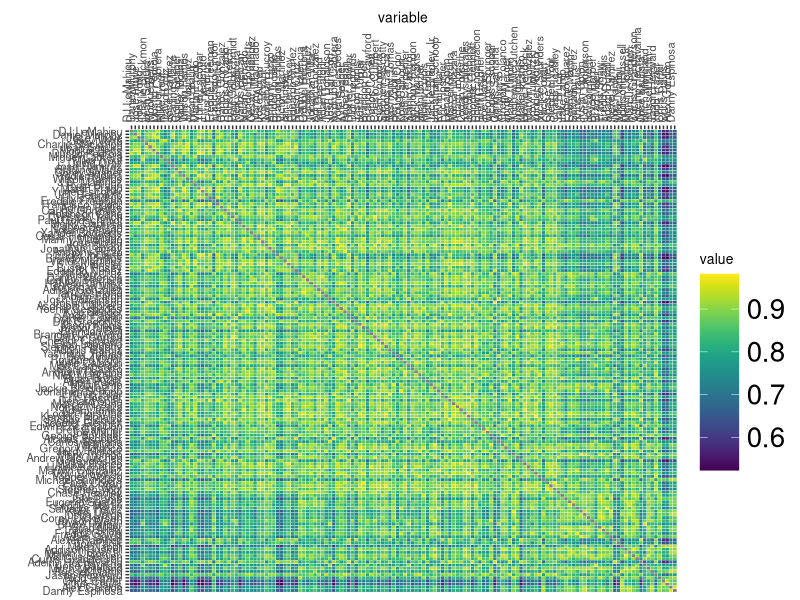

Generate this figure with R:
#puts the data in a data frame
batterraw<-read.csv("batterdata.csv")
# you need all these extra packages. if you have not used these before, you have to install them first with install.packages("nameofpackage") 
library(dplyr)
library(ggplot2)
library(reshape2)
library(viridis)

#changing the messed up name label
names(batterraw)[1]<-"name"
#making this not a factor, because that causes problems
batterraw$name<-as.character(batterraw$name)
#picking out the parameters I'm interested in
batterraw<- batterraw %>% select(name,PA,X1B,X2B,X3B,HR,BB,SO)
# for the loops, later
n=length(batterraw$name)

# translating to overall rates
batterraw$X1Brate<-batterraw$X1B/batterraw$PA
batterraw$X2Brate<-batterraw$X2B/batterraw$PA
batterraw$X3Brate<-batterraw$X3B/batterraw$PA
batterraw$HRrate<-batterraw$HR/batterraw$PA
batterraw$BBrate<-batterraw$BB/batterraw$PA
batterraw$SOrate<-batterraw$SO/batterraw$PA
batterrate<-batterraw %>% select(name,X1Brate,X2Brate,X3Brate,HRrate,BBrate,SOrate)

# for the loops, later
batterrate$key<-c(1:n)

#setting up data frames for loops
results<-cbind.data.frame(batterrate$name)
batter<-data.frame()
comp<-data.frame()
#for each batter in the frame, compare to each other batter using the simscore formula, find the most similar and least similar, and store the batter's name, the names and simscore values for the most similar and least similar batters 
for (i in 1:n){
  #drawing out batter data
  batter<-filter(batterrate,key==i)
  #setting up data frame for next for loop
  matches<-data.frame(number=double())
  #storing the batter number we are on. This may not be necessary? 
  x<-i
  for (j in 1:n){
    # setting up the comparison player's data
    comp<-filter(batterrate,key==j)
    #simscore formula starts at 1 and deducts by percentage difference in rates of singles, doubles, triples, home runs, walks and strikeouts
    simscore<-1-abs(batter$X1Brate-comp$X1Brate)-abs(batter$X2Brate-comp$X2Brate)-abs(batter$X3Brate-comp$X3Brate)-abs(batter$HRrate-comp$HRrate)-abs(batter$BBrate-comp$BBrate)-abs(batter$SOrate-comp$SOrate)
    if (j==x) {
      #comparing batter to self will give na
      matches<-rbind(matches,data.frame("number"=NA, stringsAsFactors=FALSE))
    } else {
      matches<-rbind(matches,data.frame("number"=simscore,stringsAsFactors=FALSE))
    } 
  }
 #all results are stored here (not just most and least similar)
  results<-cbind(results,matches)
}

#making sure the resulting data frame is well labeled
names(results)<-c("name",batterraw$name)

# reshaping the results table for heatmap purposes
heatmapresults<-melt(results)
# this has to do with the order things appear in the heat map
heatmapresults$name <- as.character(heatmapresults$name)
heatmapresults$name <- factor(heatmapresults$name, levels=unique(heatmapresults$name))
# this prints specifies where/how to save the output
jpeg(filename="heatmap.jpg", width=1800, height=1800)
#this is the ggplot magic. mostly I have changed the colors, changed the text size, made the x axis on top, with vertical text, and made the y axis start from the top down 
ggplot(heatmapresults, aes(variable,name)) + geom_tile(aes(fill = value), colour = "white") + scale_fill_viridis() + theme(text = element_text(size=10), axis.text.x = element_text(angle=90, hjust=0), legend.key.size = unit(1.0, "cm"), legend.text = element_text(size = 20)) +  scale_x_discrete(position = "top") +  scale_y_discrete(name="", limits = rev(levels(heatmapresults$name)))
#this just closes the jpeg command
dev.off()
  